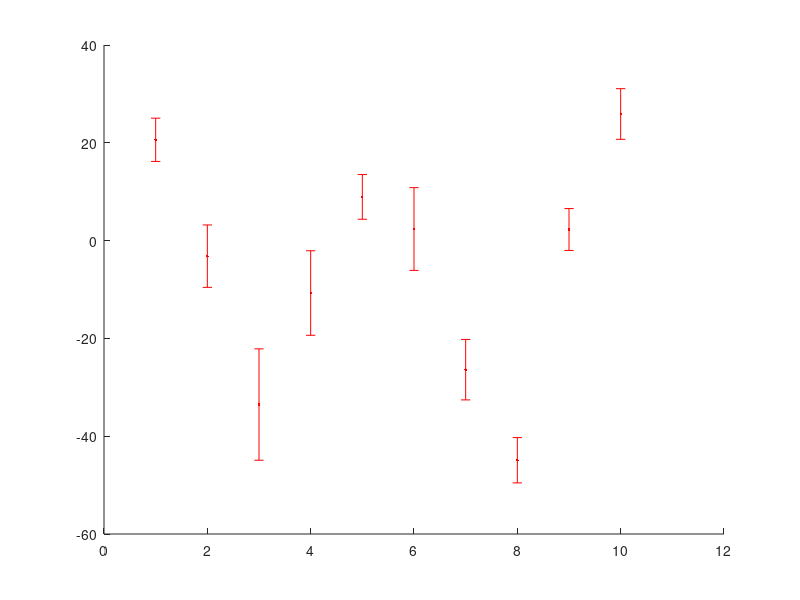

The MATLAB script that drew this image: (Note: this script raises an error after producing the figure.)
%% Check mean XYZ Raw Displacements of polhemus sensors for each cadaver

load("stats_master.mat")
%% Plot

stats = mean(data, 'omitnan');
stats = squeeze(stats);
summary = mean(stats');


sdv(1,:) = stats(1,:) + summary(4);
sdv(2,:) = stats(1,:) - summary(4);

sdv(3,:) = stats(2,:) + summary(5);
sdv(4,:) = stats(2,:) - summary(5);

sdv(5,:) = stats(3,:) + summary(6);
sdv(6,:) = stats(3,:) - summary(6);

x = [1:10 10:-1:1];

inBet(1,:) = [sdv(1,:), fliplr(sdv(2,:))];
inBet(2,:) = [sdv(3,:), fliplr(sdv(4,:))];
inBet(3,:) = [sdv(5,:), fliplr(sdv(6,:))];


figure()
hold on

errorbar(stats(1,:), stats(4,:),'r.', 'markersize', 18);
errorbar(stats(2,:), stats(5,:),'b.', 'markersize', 18);
errorbar(stats(3,:), stats(6,:),'.','color', "#EDB120", 'markersize', 18);

yline(summary(1),'r', 'linewidth', 2);
yline(summary(2),'b', 'linewidth', 2);
yline(summary(3),'color', "#EDB120", 'linewidth', 2);

fill(x, inBet(1,:), 'r', 'facealpha', 0.3, 'edgecolor', 'none');
fill(x, inBet(2,:), 'b', 'facealpha', 0.3, 'edgecolor', 'none');
fill(x, inBet(3,:), [0.8500 0.3250 0.0980], 'facealpha', 0.3, 'edgecolor', 'none');

sub = {"Alpha", "Beta", "Charlie", "Delta", "Epsilon","Fred", "Gamma",...
"Hector", "Iota", "Kappa"};
xticklabels(sub);

legend("X", "Y", "Z", "","","","","","","");
